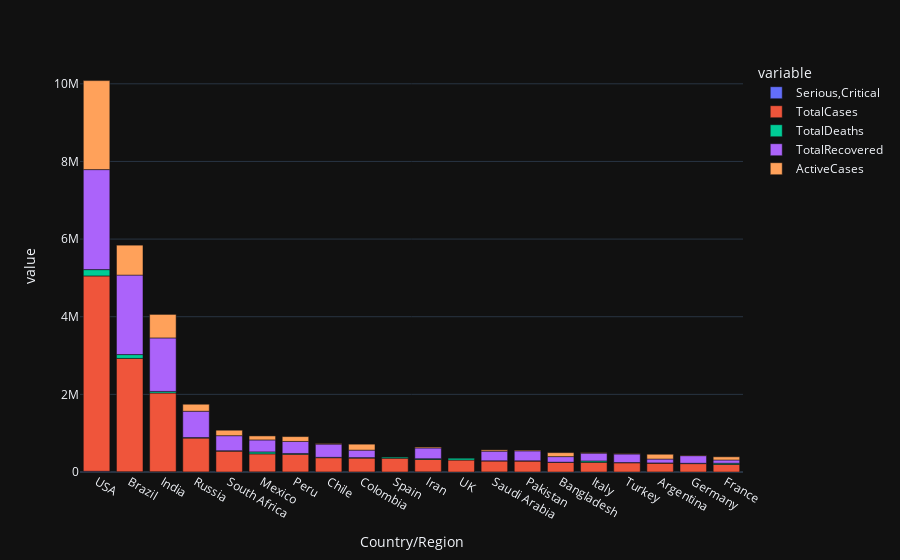

Write notebook code for a chart like this one.
### Code cell
plt.figure(figsize =(12,8))
px.bar(world_data[:20], x = 'Country/Region', y = ['Serious,Critical','TotalCases','TotalDeaths','TotalRecovered','ActiveCases'], template = 'plotly_dark')

### Figure 1 — Plotly figure (JSON) as saved in the notebook; plotly's stock layout.template omitted (floating-point values rounded to 4 significant figures)
{"data": [{"alignmentgroup": "True", "hovertemplate": "variable=Serious,Critical<br>Country/Region=%{x}<br>value=%{y}<extra></extra>", "legendgroup": "Serious,Critical", "marker": {"color": "#636efa", "pattern": {"shape": ""}}, "name": "Serious,Critical", "offsetgroup": "Serious,Critical", "orientation": "v", "showlegend": true, "textposition": "auto", "type": "bar", "x": ["USA", "Brazil", "India", "Russia", "South Africa", "Mexico", "Peru", "Chile", "Colombia", "Spain", "Iran", "UK", "Saudi Arabia", "Pakistan", "Bangladesh", "Italy", "Turkey", "Argentina", "Germany", "France"], "xaxis": "x", "y": [18296, 8318, 8944, 2300, 539, 3987, 1426, 1358, 1493, 617, 4156, 73, 1915, 809, null, 42, 580, 1150, 236, 384], "yaxis": "y"}, {"alignmentgroup": "True", "hovertemplate": "variable=TotalCases<br>Country/Region=%{x}<br>value=%{y}<extra></extra>", "legendgroup": "TotalCases", "marker": {"color": "#EF553B", "pattern": {"shape": ""}}, "name": "TotalCases", "offsetgroup": "TotalCases", "orientation": "v", "showlegend": true, "textposition": "auto", "type": "bar", "x": ["USA", "Brazil", "India", "Russia", "South Africa", "Mexico", "Peru", "Chile", "Colombia", "Spain", "Iran", "UK", "Saudi Arabia", "Pakistan", "Bangladesh", "Italy", "Turkey", "Argentina", "Germany", "France"], "xaxis": "x", "y": [5032179, 2917562, 2025409, 871894, 538184, 462690, 455409, 366671, 357710, 354530, 320117, 308134, 284226, 281863, 249651, 249204, 237265, 228195, 215210, 195633], "yaxis": "y"}, {"alignmentgroup": "True", "hovertemplate": "variable=TotalDeaths<br>Country/Region=%{x}<br>value=%{y}<extra></extra>", "legendgroup": "TotalDeaths", "marker": {"color": "#00cc96", "pattern": {"shape": ""}}, "name": "TotalDeaths", "offsetgroup": "TotalDeaths", "orientation": "v", "showlegend": true, "textposition": "auto", "type": "bar", "x": ["USA", "Brazil", "India", "Russia", "South Africa", "Mexico", "Peru", "Chile", "Colombia", "Spain", "Iran", "UK", "Saudi Arabia", "Pakistan", "Bangladesh", "Italy", "Turkey", "Argentina", "Germany", "France"], "xaxis": "x", "y": [162804, 98644, 41638, 14606, 9604, 50517, 20424, 9889, 11939, 28500, 17976, 46413, 3055, 6035, 3306, 35187, 5798, 4251, 9252, 30312], "yaxis": "y"}, {"alignmentgroup": "True", "hovertemplate": "variable=TotalRecovered<br>Country/Region=%{x}<br>value=%{y}<extra></extra>", "legendgroup": "TotalRecovered", "marker": {"color": "#ab63fa", "pattern": {"shape": ""}}, "name": "TotalRecovered", "offsetgroup": "TotalRecovered", "orientation": "v", "showlegend": true, "textposition": "auto", "type": "bar", "x": ["USA", "Brazil", "India", "Russia", "South Africa", "Mexico", "Peru", "Chile", "Colombia", "Spain", "Iran", "UK", "Saudi Arabia", "Pakistan", "Bangladesh", "Italy", "Turkey", "Argentina", "Germany", "France"], "xaxis": "x", "y": [2576668, 2047660, 1377384, 676357, 387316, 308848, 310337, 340168, 192355, null, 277463, null, 247089, 256058, 143824, 201323, 220546, 99852, 196200, 82460], "yaxis": "y"}, {"alignmentgroup": "True", "hovertemplate": "variable=ActiveCases<br>Country/Region=%{x}<br>value=%{y}<extra></extra>", "legendgroup": "ActiveCases", "marker": {"color": "#FFA15A", "pattern": {"shape": ""}}, "name": "ActiveCases", "offsetgroup": "ActiveCases", "orientation": "v", "showlegend": true, "textposition": "auto", "type": "bar", "x": ["USA", "Brazil", "India", "Russia", "South Africa", "Mexico", "Peru", "Chile", "Colombia", "Spain", "Iran", "UK", "Saudi Arabia", "Pakistan", "Bangladesh", "Italy", "Turkey", "Argentina", "Germany", "France"], "xaxis": "x", "y": [2292707, 771258, 606387, 180931, 141264, 103325, 124648, 16614, 153416, null, 24678, null, 34082, 19770, 102521, 12694, 10921, 124092, 9758, 82861], "yaxis": "y"}], "layout": {"barmode": "relative", "legend": {"title": {"text": "variable"}, "tracegroupgap": 0}, "margin": {"t": 60}, "xaxis": {"anchor": "y", "domain": [0, 1], "title": {"text": "Country/Region"}}, "yaxis": {"anchor": "x", "domain": [0, 1], "title": {"text": "value"}}}}
